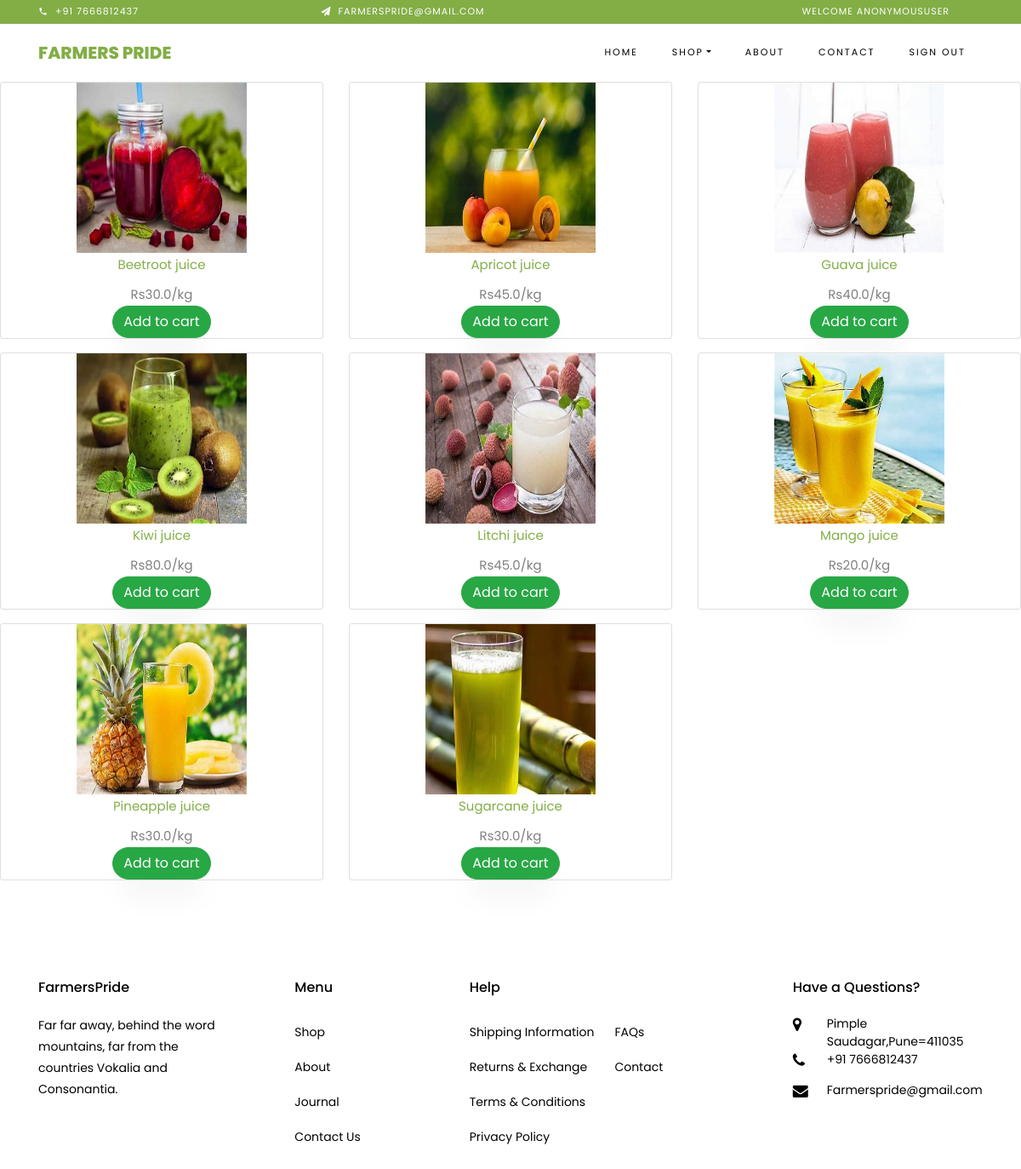
Screenshot of /showproducts/juice with the database file from the repository.
### shop/models.py (models this page shows, shortened)
class Product(models.Model):
    product_name=models.CharField(max_length=20,unique=True)
    price=models.FloatField()
    images=models.ImageField(upload_to='images')
    stock=models.IntegerField()
    is_avialable=models.BooleanField(default=True)
    category=models.ForeignKey(Category,on_delete=models.CASCADE)
    created_date=models.DateTimeField(auto_now_add=True)
    modified_date=models.DateTimeField(auto_now=True)
    slug = models.SlugField(max_length=200, unique=True)

### shop/views.py (the view)
# urls.py: path('showproducts/<slug:category>', showproducts),
def showproducts(request, category=None):
    if category:
        categories = get_object_or_404(Category, slug=category)
        product1 = Product.objects.all()
        product = product1.filter(category=categories)
        return render(request, 'Product_details.html', {'product': product})

### templates/Product_details.html
{% extends './base.html'%}
{% block content %}
{% load static %}
<div class="row" style="text-align: center;">
    {% for p in product %}
	<div class="col-sm-4">
		<figure class="card card-product-grid">
			<div class="img-wrap" >
				<a href="{{ p.get_url }}"><img src="{{ p.images.url }}" style="height:200px;width:200px;"></a>
			</div>
			<figcaption class="info-wrap">
				<div class="fix-height">
					<a href="{{ p.get_url }}" class="title">{{ p.product_name }}</a>
					<div class="price-wrap mt-2">
						<span class="price">Rs{{ p.price }}/kg</span>
					</div>
				</div>
				<a href="/add_cart/{{p.id}}" class="btn btn-success">Add to cart </a>
			</figcaption>
		</figure>
	</div>
    {% endfor %}
</div>
{% endblock %}

### rows the page displays
Product: images (picture), product_name "Beetroot juice", price "30.0"
Product: images (picture), product_name "Apricot juice", price "45.0"
Product: images (picture), product_name "Guava juice", price "40.0"
Product: images (picture), product_name "Kiwi juice", price "80.0"
Product: images (picture), product_name "Litchi juice", price "45.0"
Product: images (picture), product_name "Mango juice", price "20.0"
Product: images (picture), product_name "Pineapple juice", price "30.0"
Product: images (picture), product_name "Sugarcane juice", price "30.0"

### other values shown
{{ user }} "ANONYMOUSUSER"
